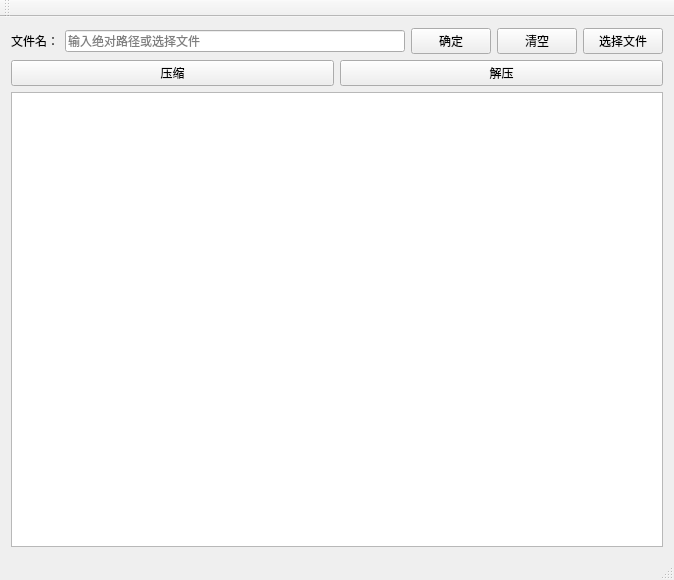
<?xml version="1.0" encoding="UTF-8"?>
<ui version="4.0">
 <class>HuffmanClass</class>
 <widget class="QMainWindow" name="HuffmanClass">
  <property name="geometry">
   <rect>
    <x>0</x>
    <y>0</y>
    <width>674</width>
    <height>580</height>
   </rect>
  </property>
  <property name="windowTitle">
   <string>Huffman</string>
  </property>
  <widget class="QWidget" name="centralWidget">
   <layout class="QVBoxLayout" name="verticalLayout">
    <item>
     <layout class="QHBoxLayout" name="horizontalLayout">
      <item>
       <widget class="QLabel" name="label">
        <property name="text">
         <string>文件名：</string>
        </property>
       </widget>
      </item>
      <item>
       <widget class="QLineEdit" name="lineEdit">
        <property name="placeholderText">
         <string>输入绝对路径或选择文件</string>
        </property>
       </widget>
      </item>
      <item>
       <widget class="QPushButton" name="OKButton">
        <property name="text">
         <string>确定</string>
        </property>
       </widget>
      </item>
      <item>
       <widget class="QPushButton" name="clearButton">
        <property name="text">
         <string>清空</string>
        </property>
       </widget>
      </item>
      <item>
       <widget class="QPushButton" name="chooseButton">
        <property name="text">
         <string>选择文件</string>
        </property>
       </widget>
      </item>
     </layout>
    </item>
    <item>
     <layout class="QHBoxLayout" name="horizontalLayout_2">
      <item>
       <widget class="QPushButton" name="compressionButton">
        <property name="text">
         <string>压缩</string>
        </property>
       </widget>
      </item>
      <item>
       <widget class="QPushButton" name="decompressionButton">
        <property name="text">
         <string>解压</string>
        </property>
       </widget>
      </item>
     </layout>
    </item>
    <item>
     <widget class="QTextEdit" name="textEdit"/>
    </item>
   </layout>
  </widget>
  <widget class="QMenuBar" name="menuBar">
   <property name="geometry">
    <rect>
     <x>0</x>
     <y>0</y>
     <width>674</width>
     <height>26</height>
    </rect>
   </property>
  </widget>
  <widget class="QToolBar" name="mainToolBar">
   <attribute name="toolBarArea">
    <enum>TopToolBarArea</enum>
   </attribute>
   <attribute name="toolBarBreak">
    <bool>false</bool>
   </attribute>
  </widget>
  <widget class="QStatusBar" name="statusBar"/>
 </widget>
 <layoutdefault spacing="6" margin="11"/>
 <resources>
  <include location="huffman.qrc"/>
 </resources>
 <connections/>
</ui>
